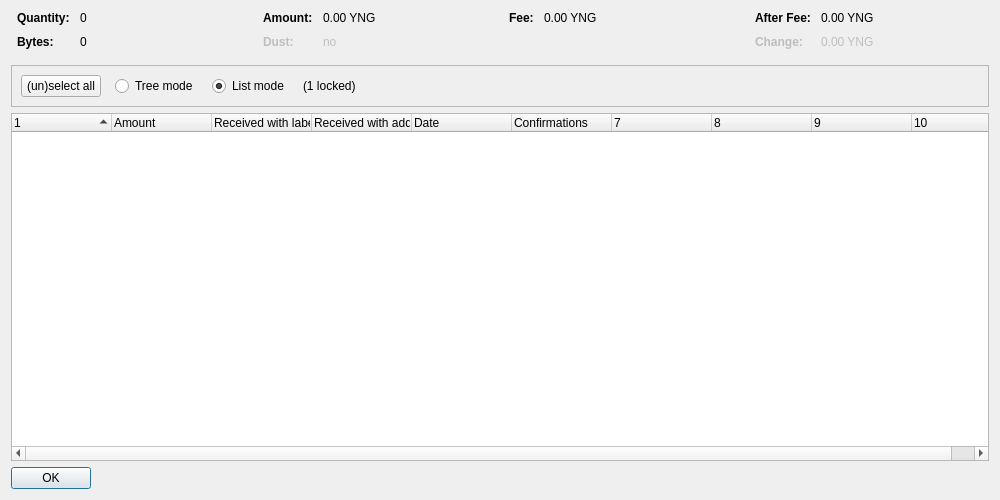
<?xml version="1.0" encoding="UTF-8"?>
<ui version="4.0">
 <class>CoinControlDialog</class>
 <widget class="QDialog" name="CoinControlDialog">
  <property name="geometry">
   <rect>
    <x>0</x>
    <y>0</y>
    <width>1000</width>
    <height>500</height>
   </rect>
  </property>
  <property name="windowTitle">
   <string>Coin Selection</string>
  </property>
  <layout class="QVBoxLayout" name="verticalLayout">
   <item>
    <layout class="QHBoxLayout" name="horizontalLayoutTop" stretch="0,0,0,0">
     <property name="topMargin">
      <number>0</number>
     </property>
     <property name="bottomMargin">
      <number>10</number>
     </property>
     <item>
      <layout class="QFormLayout" name="formLayoutCoinControl1">
       <property name="horizontalSpacing">
        <number>10</number>
       </property>
       <property name="verticalSpacing">
        <number>10</number>
       </property>
       <property name="leftMargin">
        <number>6</number>
       </property>
       <property name="rightMargin">
        <number>6</number>
       </property>
       <item row="0" column="0">
        <widget class="QLabel" name="labelCoinControlQuantityText">
         <property name="font">
          <font>
           <weight>75</weight>
           <bold>true</bold>
          </font>
         </property>
         <property name="text">
          <string>Quantity:</string>
         </property>
        </widget>
       </item>
       <item row="0" column="1">
        <widget class="QLabel" name="labelCoinControlQuantity">
         <property name="cursor">
          <cursorShape>IBeamCursor</cursorShape>
         </property>
         <property name="contextMenuPolicy">
          <enum>Qt::ActionsContextMenu</enum>
         </property>
         <property name="text">
          <string notr="true">0</string>
         </property>
         <property name="textInteractionFlags">
          <set>Qt::LinksAccessibleByMouse|Qt::TextSelectableByKeyboard|Qt::TextSelectableByMouse</set>
         </property>
        </widget>
       </item>
       <item row="1" column="0">
        <widget class="QLabel" name="labelCoinControlBytesText">
         <property name="font">
          <font>
           <weight>75</weight>
           <bold>true</bold>
          </font>
         </property>
         <property name="text">
          <string>Bytes:</string>
         </property>
        </widget>
       </item>
       <item row="1" column="1">
        <widget class="QLabel" name="labelCoinControlBytes">
         <property name="cursor">
          <cursorShape>IBeamCursor</cursorShape>
         </property>
         <property name="contextMenuPolicy">
          <enum>Qt::ActionsContextMenu</enum>
         </property>
         <property name="text">
          <string notr="true">0</string>
         </property>
         <property name="textInteractionFlags">
          <set>Qt::LinksAccessibleByMouse|Qt::TextSelectableByKeyboard|Qt::TextSelectableByMouse</set>
         </property>
        </widget>
       </item>
      </layout>
     </item>
     <item>
      <layout class="QFormLayout" name="formLayoutCoinControl2">
       <property name="horizontalSpacing">
        <number>10</number>
       </property>
       <property name="verticalSpacing">
        <number>10</number>
       </property>
       <property name="leftMargin">
        <number>6</number>
       </property>
       <property name="rightMargin">
        <number>6</number>
       </property>
       <item row="0" column="0">
        <widget class="QLabel" name="labelCoinControlAmountText">
         <property name="font">
          <font>
           <weight>75</weight>
           <bold>true</bold>
          </font>
         </property>
         <property name="text">
          <string>Amount:</string>
         </property>
        </widget>
       </item>
       <item row="0" column="1">
        <widget class="QLabel" name="labelCoinControlAmount">
         <property name="cursor">
          <cursorShape>IBeamCursor</cursorShape>
         </property>
         <property name="contextMenuPolicy">
          <enum>Qt::ActionsContextMenu</enum>
         </property>
         <property name="text">
          <string notr="true">0.00 YNG</string>
         </property>
         <property name="textInteractionFlags">
          <set>Qt::LinksAccessibleByMouse|Qt::TextSelectableByKeyboard|Qt::TextSelectableByMouse</set>
         </property>
        </widget>
       </item>
       <item row="1" column="0">
        <widget class="QLabel" name="labelCoinControlLowOutputText">
         <property name="enabled">
          <bool>false</bool>
         </property>
         <property name="font">
          <font>
           <weight>75</weight>
           <bold>true</bold>
          </font>
         </property>
         <property name="text">
          <string>Dust:</string>
         </property>
        </widget>
       </item>
       <item row="1" column="1">
        <widget class="QLabel" name="labelCoinControlLowOutput">
         <property name="enabled">
          <bool>false</bool>
         </property>
         <property name="cursor">
          <cursorShape>IBeamCursor</cursorShape>
         </property>
         <property name="contextMenuPolicy">
          <enum>Qt::ActionsContextMenu</enum>
         </property>
         <property name="text">
          <string notr="true">no</string>
         </property>
         <property name="textInteractionFlags">
          <set>Qt::LinksAccessibleByMouse|Qt::TextSelectableByKeyboard|Qt::TextSelectableByMouse</set>
         </property>
        </widget>
       </item>
      </layout>
     </item>
     <item>
      <layout class="QFormLayout" name="formLayoutCoinControl3">
       <property name="horizontalSpacing">
        <number>10</number>
       </property>
       <property name="verticalSpacing">
        <number>10</number>
       </property>
       <property name="leftMargin">
        <number>6</number>
       </property>
       <property name="rightMargin">
        <number>6</number>
       </property>
       <item row="0" column="0">
        <widget class="QLabel" name="labelCoinControlFeeText">
         <property name="font">
          <font>
           <weight>75</weight>
           <bold>true</bold>
          </font>
         </property>
         <property name="text">
          <string>Fee:</string>
         </property>
        </widget>
       </item>
       <item row="0" column="1">
        <widget class="QLabel" name="labelCoinControlFee">
         <property name="cursor">
          <cursorShape>IBeamCursor</cursorShape>
         </property>
         <property name="contextMenuPolicy">
          <enum>Qt::ActionsContextMenu</enum>
         </property>
         <property name="text">
          <string notr="true">0.00 YNG</string>
         </property>
         <property name="textInteractionFlags">
          <set>Qt::LinksAccessibleByMouse|Qt::TextSelectableByKeyboard|Qt::TextSelectableByMouse</set>
         </property>
        </widget>
       </item>
      </layout>
     </item>
     <item>
      <layout class="QFormLayout" name="formLayoutCoinControl4">
       <property name="horizontalSpacing">
        <number>10</number>
       </property>
       <property name="verticalSpacing">
        <number>10</number>
       </property>
       <property name="leftMargin">
        <number>6</number>
       </property>
       <property name="rightMargin">
        <number>6</number>
       </property>
       <item row="0" column="0">
        <widget class="QLabel" name="labelCoinControlAfterFeeText">
         <property name="font">
          <font>
           <weight>75</weight>
           <bold>true</bold>
          </font>
         </property>
         <property name="text">
          <string>After Fee:</string>
         </property>
        </widget>
       </item>
       <item row="0" column="1">
        <widget class="QLabel" name="labelCoinControlAfterFee">
         <property name="cursor">
          <cursorShape>IBeamCursor</cursorShape>
         </property>
         <property name="contextMenuPolicy">
          <enum>Qt::ActionsContextMenu</enum>
         </property>
         <property name="text">
          <string notr="true">0.00 YNG</string>
         </property>
         <property name="textInteractionFlags">
          <set>Qt::LinksAccessibleByMouse|Qt::TextSelectableByKeyboard|Qt::TextSelectableByMouse</set>
         </property>
        </widget>
       </item>
       <item row="1" column="0">
        <widget class="QLabel" name="labelCoinControlChangeText">
         <property name="enabled">
          <bool>false</bool>
         </property>
         <property name="font">
          <font>
           <weight>75</weight>
           <bold>true</bold>
          </font>
         </property>
         <property name="text">
          <string>Change:</string>
         </property>
        </widget>
       </item>
       <item row="1" column="1">
        <widget class="QLabel" name="labelCoinControlChange">
         <property name="enabled">
          <bool>false</bool>
         </property>
         <property name="cursor">
          <cursorShape>IBeamCursor</cursorShape>
         </property>
         <property name="contextMenuPolicy">
          <enum>Qt::ActionsContextMenu</enum>
         </property>
         <property name="text">
          <string notr="true">0.00 YNG</string>
         </property>
         <property name="textInteractionFlags">
          <set>Qt::LinksAccessibleByMouse|Qt::TextSelectableByKeyboard|Qt::TextSelectableByMouse</set>
         </property>
        </widget>
       </item>
      </layout>
     </item>
    </layout>
   </item>
   <item>
    <widget class="QFrame" name="frame">
     <property name="minimumSize">
      <size>
       <width>0</width>
       <height>40</height>
      </size>
     </property>
     <property name="frameShape">
      <enum>QFrame::StyledPanel</enum>
     </property>
     <property name="frameShadow">
      <enum>QFrame::Sunken</enum>
     </property>
     <layout class="QHBoxLayout" name="horizontalLayout">
      <item>
       <layout class="QHBoxLayout" name="horizontalLayoutPanel" stretch="0,0,0,0,0">
        <property name="spacing">
         <number>14</number>
        </property>
        <item>
         <widget class="QPushButton" name="pushButtonSelectAll">
          <property name="sizePolicy">
           <sizepolicy hsizetype="Maximum" vsizetype="Fixed">
            <horstretch>0</horstretch>
            <verstretch>0</verstretch>
           </sizepolicy>
          </property>
          <property name="text">
           <string>(un)select all</string>
          </property>
          <property name="autoDefault">
           <bool>false</bool>
          </property>
         </widget>
        </item>
        <item>
         <widget class="QRadioButton" name="radioTreeMode">
          <property name="sizePolicy">
           <sizepolicy hsizetype="Maximum" vsizetype="Fixed">
            <horstretch>0</horstretch>
            <verstretch>0</verstretch>
           </sizepolicy>
          </property>
          <property name="text">
           <string>Tree mode</string>
          </property>
         </widget>
        </item>
        <item>
         <widget class="QRadioButton" name="radioListMode">
          <property name="sizePolicy">
           <sizepolicy hsizetype="Maximum" vsizetype="Fixed">
            <horstretch>0</horstretch>
            <verstretch>0</verstretch>
           </sizepolicy>
          </property>
          <property name="text">
           <string>List mode</string>
          </property>
          <property name="checked">
           <bool>true</bool>
          </property>
         </widget>
        </item>
        <item>
         <widget class="QLabel" name="labelLocked">
          <property name="text">
           <string notr="true">(1 locked)</string>
          </property>
         </widget>
        </item>
        <item>
         <spacer name="horizontalSpacer">
          <property name="orientation">
           <enum>Qt::Horizontal</enum>
          </property>
          <property name="sizeHint" stdset="0">
           <size>
            <width>40</width>
            <height>20</height>
           </size>
          </property>
         </spacer>
        </item>
       </layout>
      </item>
     </layout>
    </widget>
   </item>
   <item>
    <widget class="CoinControlTreeWidget" name="treeWidget">
     <property name="contextMenuPolicy">
      <enum>Qt::CustomContextMenu</enum>
     </property>
     <property name="sortingEnabled">
      <bool>false</bool>
     </property>
     <property name="columnCount">
      <number>10</number>
     </property>
     <attribute name="headerShowSortIndicator" stdset="0">
      <bool>true</bool>
     </attribute>
     <attribute name="headerStretchLastSection">
      <bool>false</bool>
     </attribute>
     <column>
      <property name="text">
       <string/>
      </property>
     </column>
     <column>
      <property name="text">
       <string>Amount</string>
      </property>
     </column>
     <column>
      <property name="text">
       <string>Received with label</string>
      </property>
     </column>
     <column>
      <property name="text">
       <string>Received with address</string>
      </property>
     </column>
     <column>
      <property name="text">
       <string>Date</string>
      </property>
     </column>
     <column>
      <property name="text">
       <string>Confirmations</string>
      </property>
      <property name="toolTip">
       <string>Confirmed</string>
      </property>
     </column>
     <column>
      <property name="text">
       <string/>
      </property>
     </column>
     <column>
      <property name="text">
       <string/>
      </property>
     </column>
     <column>
      <property name="text">
       <string/>
      </property>
     </column>
     <column>
      <property name="text">
       <string/>
      </property>
     </column>
    </widget>
   </item>
   <item>
    <widget class="QDialogButtonBox" name="buttonBox">
     <property name="sizePolicy">
      <sizepolicy hsizetype="Maximum" vsizetype="Fixed">
       <horstretch>0</horstretch>
       <verstretch>0</verstretch>
      </sizepolicy>
     </property>
     <property name="orientation">
      <enum>Qt::Horizontal</enum>
     </property>
     <property name="standardButtons">
      <set>QDialogButtonBox::Ok</set>
     </property>
    </widget>
   </item>
  </layout>
 </widget>
 <customwidgets>
  <customwidget>
   <class>CoinControlTreeWidget</class>
   <extends>QTreeWidget</extends>
   <header>coincontroltreewidget.h</header>
  </customwidget>
 </customwidgets>
 <resources/>
 <connections/>
</ui>
